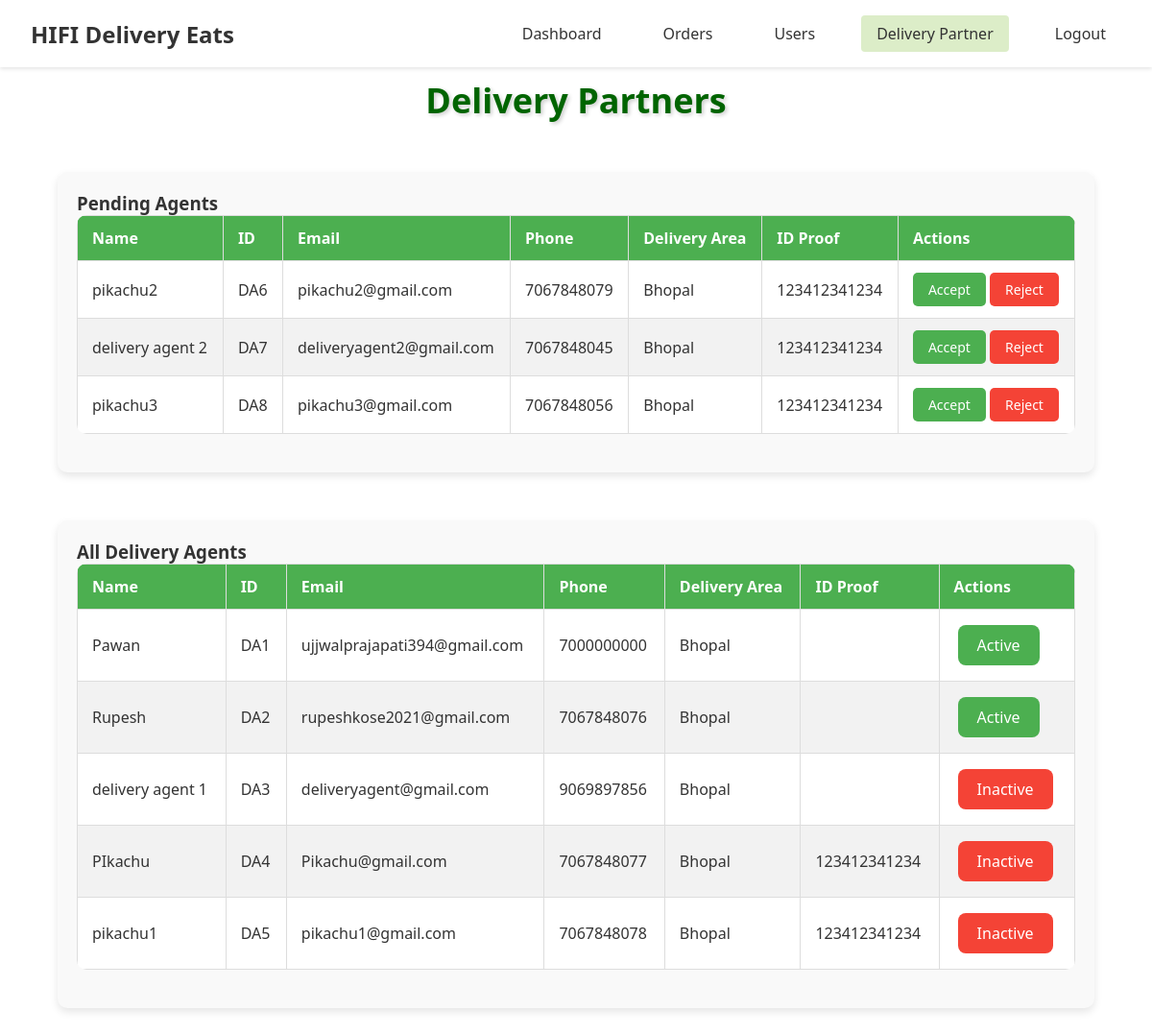
The app's page /admin/delivery_partner (signed in) with its own data.
### models.py (models this page shows, shortened)
class DeliveryAgent(UserMixin, db.Model):
    __tablename__ = 'delivery_agent'
    id = db.Column(db.Integer, primary_key=True)
    username = db.Column(db.String(100))
    email = db.Column(db.String(100), unique=True)
    phone = db.Column(db.Integer, unique=True, nullable=False)
    password = db.Column(db.String(100), nullable=False)
    delivery_area = db.Column(db.String(100), nullable=False)
    available_slots = db.Column(db.Boolean, nullable=False, default=True)
    id_proof = db.Column(db.String(12), nullable=False, server_default='')
    is_approved = db.Column(db.Boolean, nullable=False, server_default='0')
    is_active = db.Column(db.Boolean, nullable=False, server_default='1')

### routes.py (the view)
    @app.route('/admin/delivery_partner')
    @login_required
    def delivery_partner():
        pending_agents = DeliveryAgent.query.filter_by(is_approved=False).all()
        accepted_agents = DeliveryAgent.query.filter_by(is_approved=True).all()
        return render_template(
            'admin/delivery_partner.html',
            pending_agents=pending_agents,
            accepted_agents=accepted_agents
        )

### templates/admin/delivery_partner.html (shortened to what this page needs)
{% extends 'admin/index.html' %} {% block css %} {{ super() }}
<link
  rel="stylesheet"
  href="{{ url_for('static', filename='css/admin/delivery_partner.css') }}"
/>
{% endblock css %} {% block content %}
<h2>Delivery Partners</h2>
<div class="table-container">
  <h3>Pending Agents</h3>
  <table>
    <thead>
      <tr>
        <th>Name</th>
        <th>ID</th>
        <th>Email</th>
        <th>Phone</th>
        <th>Delivery Area</th>
        <th>ID Proof</th>
        <th>Actions</th>
      </tr>
    </thead>
    <tbody id="userList">
      {% for agent in pending_agents %}
      <tr id="user-{{ agent.id }}">
        <td>{{ agent.username }}</td>
        <td>DA{{ agent.id }}</td>
        <td>{{ agent.email }}</td>
        <td>{{ agent.phone }}</td>
        <td>{{ agent.delivery_area }}</td>
        <td>{{ agent.id_proof }}</td>
        <td>
          <button class="accept" onclick="handleAccept({{ agent.id }})">
            Accept
          </button>
          <button class="reject" onclick="handleReject({{ agent.id }})">
            Reject
          </button>
        </td>
      </tr>
      {% else %}
      <tr>
        <td colspan="7">No pending agents.</td>
      </tr>
      {% endfor %}
    </tbody>
  </table>
</div>
<div class="table-container">
  <h3>All Delivery Agents</h3>
  <table>
    <thead>
      <tr>
        <th>Name</th>
        <th>ID</th>
        <th>Email</th>
        <th>Phone</th>
        <th>Delivery Area</th>
        <th>ID Proof</th>
        <th>Actions</th>
      </tr>
    </thead>
    <tbody id="acceptedAgentsList">
      {% for agent in accepted_agents %}
      <tr id="user-{{ agent.id }}">
        <td>{{ agent.username }}</td>
        <td>DA{{ agent.id }}</td>
        <td>{{ agent.email }}</td>
        <td>{{ agent.phone }}</td>
        <td>{{ agent.delivery_area }}</td>
        <td>{{ agent.id_proof }}</td>
        <td>
          {% if agent.is_active %}
          <button class="deactivate" onclick="handleDeactivate({{ agent.id }})">
            Inactive
          </button>
          {% else %}
          <button class="activate" onclick="handleActivate({{ agent.id }})">
            Active
          </button>
          {% endif %}
        </td>
      </tr>
      {% else %}
      <tr>
        <td colspan="7">No accepted agents.</td>
      </tr>
      {% endfor %}
    </tbody>
  </table>
</div>
{% endblock content %}

### templates/admin/index.html (shortened to what this page needs)
<!DOCTYPE html>
<html lang="en">
<head>
  <link rel="stylesheet" href="{{ url_for('static', filename='css/admin/admin.css') }}">
  {% block css %}
  {% endblock css %}
</head>
<body>
  <header class="header">
    <div class="logo">HIFI Delivery Eats</div>
    <nav class="nav-menu">
      <a href="{{ url_for('admin') }}" class="{% if request.endpoint == 'admin' %}active{% endif %}">Dashboard</a>
      <a href="#" class="{% if request.endpoint == 'orders' %}active{% endif %}">Orders</a>
      <a href="#" class="{% if request.endpoint == 'users' %}active{% endif %}">Users</a>
      <a href="{{ url_for('delivery_partner') }}" class="{% if request.endpoint == 'delivery_partner' %}active{% endif %}">Delivery Partner</a>
      <a href="{{ url_for('employee_logout') }}">Logout</a>
    </nav>
  </header>
  <main>
    <section class="dashboard-content">
      {% block content %}{% endblock content %}
    </section>
  </main>
</body>
</html>

### static/css/admin/admin.css (style rules this page uses)
* { margin: 0; padding: 0; box-sizing: border-box; font-family: 'Segoe UI', Tahoma, Geneva, Verdana, sans-serif; }
:root { --primary-green: #50b341; --light-green: #DCEDC8; --white: #ffffff; --text-dark: #333333; }
body { background-color: var(--white); color: var(--text-dark); }
.header { position: fixed; top: 0; left: 0; width: 100%; z-index: 1000; display: flex; justify-content: space-between; align-items: center; padding: 1rem 2rem; background-color: var(--white); box-shadow: 0 2px 4px rgba(0,0,0,0.1); }
.logo { font-size: 1.5rem; font-weight: bold; color: var(--text-dark); }
.nav-menu { display: flex; gap: 2rem; }
.nav-menu a { text-decoration: none; color: var(--text-dark); padding: 0.5rem 1rem; border-radius: 4px; transition: background-color 0.3s; }
.nav-menu a:hover, .nav-menu a.active { background-color: var(--light-green); }
.container, main { margin-top: 80px; }

### static/css/admin/delivery_partner.css (style rules this page uses)
h2 { color: darkgreen; text-align: center; margin-bottom: 10px; font-size: 36px; font-weight: bold; text-shadow: 2px 2px 4px rgba(0, 0, 0, 0.2); transition: text-shadow 0.3s ease-in-out; margin-top: 1rem; }
.table-container { margin: 50px auto; padding: 20px; border-radius: 10px; box-shadow: 0 4px 8px rgba(0, 0, 0, 0.1); background-color: #f9f9f9; width: 90%; max-width: 1200px; }
table { width: 100%; border-collapse: collapse; margin-bottom: 20px; background-color: #fff; border-radius: 10px; overflow: hidden; }
th, td { border: 1px solid #ddd; padding: 12px 15px; text-align: left; }
th { background-color: #4CAF50; color: white; }
tbody tr:nth-child(even) { background-color: #f2f2f2; }
button { padding: 8px 16px; border: none; border-radius: 5px; cursor: pointer; font-size: 14px; transition: background-color 0.3s ease; }
.accept { background-color: #4CAF50; color: white; }
.reject { background-color: #f44336; color: white; }
button.activate { background-color: #4CAF50; color: white; border: none; padding: 10px 20px; font-size: 16px; border-radius: 8px; cursor: pointer; transition: background-color 0.3s ease; margin: 4px; }
button.deactivate { background-color: #f44336; color: white; border: none; padding: 10px 20px; font-size: 16px; border-radius: 8px; cursor: pointer; transition: background-color 0.3s ease; margin: 4px; }

### records on screen
DeliveryAgent: username "pikachu2", id "6", email "pikachu2@gmail.com", phone "7067848079", delivery_area "Bhopal", id_proof "123412341234"
DeliveryAgent: username "delivery agent 2", id "7", email "deliveryagent2@gmail.com", phone "7067848045", delivery_area "Bhopal", id_proof "123412341234"
DeliveryAgent: username "pikachu3", id "8", email "pikachu3@gmail.com", phone "7067848056", delivery_area "Bhopal", id_proof "123412341234"
DeliveryAgent: username "Pawan", id "1", email "ujjwalprajapati394@gmail.com", phone "7000000000", delivery_area "Bhopal"
DeliveryAgent: username "Rupesh", id "2", email "rupeshkose2021@gmail.com", phone "7067848076", delivery_area "Bhopal"
DeliveryAgent: username "delivery agent 1", id "3", email "deliveryagent@gmail.com", phone "9069897856", delivery_area "Bhopal"
DeliveryAgent: username "PIkachu", id "4", email "Pikachu@gmail.com", phone "7067848077", delivery_area "Bhopal", id_proof "123412341234"
DeliveryAgent: username "pikachu1", id "5", email "pikachu1@gmail.com", phone "7067848078", delivery_area "Bhopal", id_proof "123412341234"
